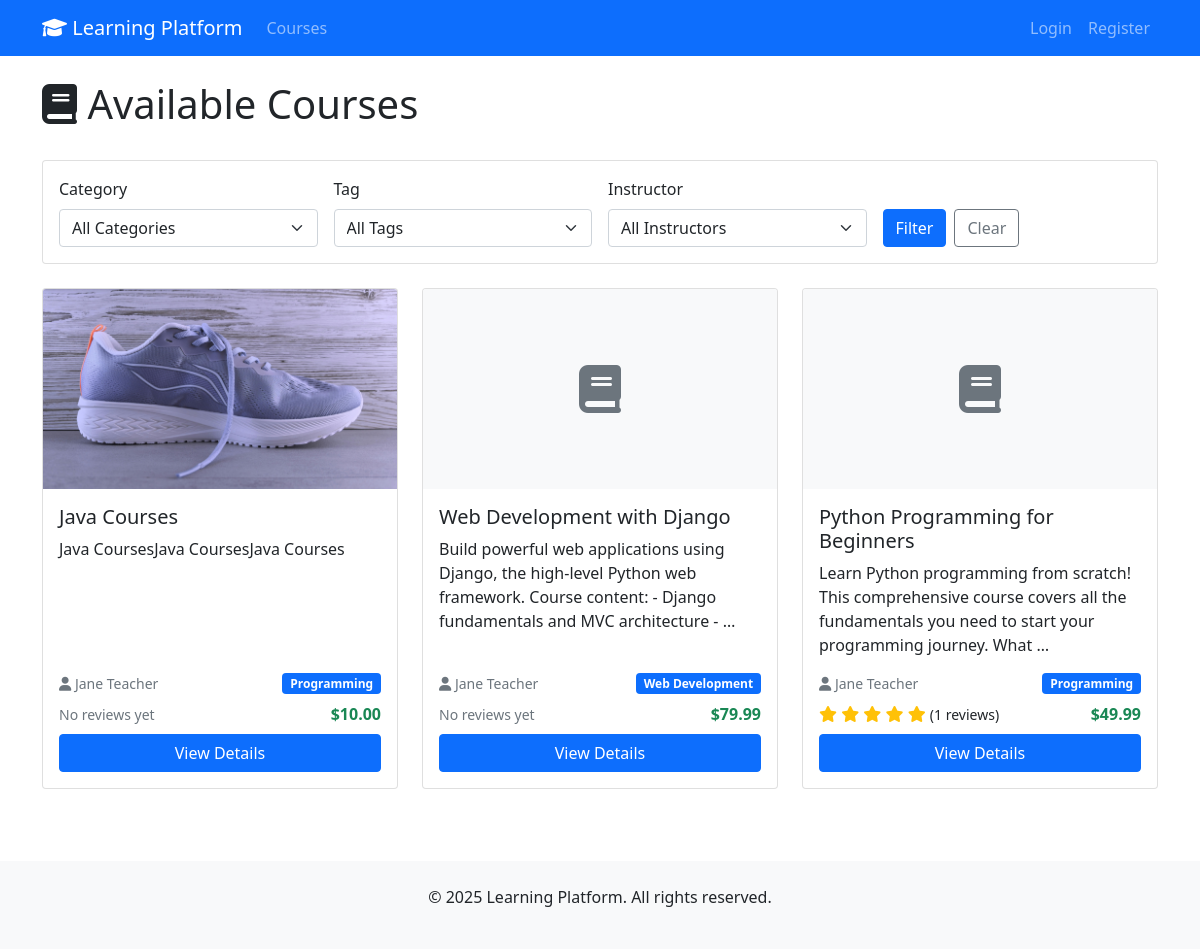
The page / on the database its author committed.
### courses/models.py (models this page shows, shortened)
class Course(models.Model):
    title = models.CharField(max_length=200)
    description = models.TextField()
    instructor = models.ForeignKey(
        Instructor, on_delete=models.CASCADE, related_name="courses"
    )
    category = models.ForeignKey(
        Category, on_delete=models.CASCADE, related_name="courses"
    )
    tags = models.ManyToManyField(Tag, blank=True, related_name="courses")
    price = models.DecimalField(max_digits=10, decimal_places=2, default=0.00)
    image = models.ImageField(upload_to="course_images/", blank=True, null=True)
    published = models.BooleanField(default=False)
    created_date = models.DateTimeField(auto_now_add=True)
    updated_date = models.DateTimeField(auto_now=True)
    class Meta:
        ordering = ["-created_date"]
    @property
    def average_rating(self):
        reviews = self.reviews.all()
        if reviews:
            return sum([review.rating for review in reviews]) / len(reviews)
        return 0

class Instructor(models.Model):
    user = models.OneToOneField(
        User, on_delete=models.CASCADE, related_name="instructor_profile"
    )
    bio = models.TextField(blank=True)
    expertise = models.CharField(max_length=200, blank=True)
    years_experience = models.PositiveIntegerField(default=0)

class User(AbstractUser):
    ROLE_CHOICES = [
        ("student", "Student"),
        ("instructor", "Instructor"),
        ("employee", "Employee"),
    ]
    role = models.CharField(max_length=20, choices=ROLE_CHOICES, default="student")

class Category(models.Model):
    name = models.CharField(max_length=100, unique=True)
    description = models.TextField(blank=True)
    class Meta:
        verbose_name_plural = "Categories"

### courses/views.py (the view)
# urls.py: path('', views.course_list, name='home'),
def course_list(request):
    courses = Course.objects.filter(published=True).select_related(
        "instructor__user", "category"
    )
    categories = Category.objects.all()
    tags = Tag.objects.all()
    instructors = Instructor.objects.all()
    category_filter = request.GET.get("category")
    tag_filter = request.GET.get("tag")
    instructor_filter = request.GET.get("instructor")
    if category_filter:
        courses = courses.filter(category_id=category_filter)
    if tag_filter:
        courses = courses.filter(tags__id=tag_filter)
    if instructor_filter:
        courses = courses.filter(instructor_id=instructor_filter)
    context = {
        "courses": courses,
        "categories": categories,
        "tags": tags,
        "instructors": instructors,
        "selected_category": category_filter,
        "selected_tag": tag_filter,
        "selected_instructor": instructor_filter,
    }
    return render(request, "courses/course_list.html", context)

### templates/courses/course_list.html (shortened to what this page needs)
{% extends 'base.html' %}
{% block content %}
<div class="d-flex justify-content-between align-items-center mb-4">
    <h1><i class="fas fa-book"></i> Available Courses</h1>
</div>
<div class="card mb-4">
    <div class="card-body">
        <form method="get" class="row g-3">
            <div class="col-md-3">
                <label for="category" class="form-label">Category</label>
                <select name="category" id="category" class="form-select">
                    <option value="">All Categories</option>
                </select>
            </div>
            <div class="col-md-3">
                <label for="tag" class="form-label">Tag</label>
                <select name="tag" id="tag" class="form-select">
                    <option value="">All Tags</option>
                </select>
            </div>
            <div class="col-md-3">
                <label for="instructor" class="form-label">Instructor</label>
                <select name="instructor" id="instructor" class="form-select">
                    <option value="">All Instructors</option>
                </select>
            </div>
            <div class="col-md-3 d-flex align-items-end">
                <button type="submit" class="btn btn-primary me-2">Filter</button>
                <a href="{% url 'course_list' %}" class="btn btn-outline-secondary">Clear</a>
            </div>
        </form>
    </div>
</div>
<div class="row">
    {% for course in courses %}
        <div class="col-md-4 mb-4">
            <div class="card h-100">
                {% if course.image %}
                    <img src="{{ course.image.url }}" class="card-img-top" alt="{{ course.title }}" style="height: 200px; object-fit: cover;">
                {% else %}
                    <div class="card-img-top bg-light d-flex align-items-center justify-content-center" style="height: 200px;">
                        <i class="fas fa-book fa-3x text-muted"></i>
                    </div>
                {% endif %}
                <div class="card-body d-flex flex-column">
                    <h5 class="card-title">{{ course.title }}</h5>
                    <p class="card-text">{{ course.description|truncatewords:20 }}</p>
                    <div class="mt-auto">
                        <div class="d-flex justify-content-between align-items-center mb-2">
                            <small class="text-muted">
                                <i class="fas fa-user"></i> {{ course.instructor.user.get_full_name|default:course.instructor.user.username }}
                            </small>
                            <span class="badge bg-primary">{{ course.category.name }}</span>
                        </div>
                        <div class="d-flex justify-content-between align-items-center mb-2">
                            <div>
                                {% if course.average_rating > 0 %}
                                    <span class="text-warning">
                                        {% for i in "12345" %}
                                            {% if forloop.counter <= course.average_rating %}
                                                <i class="fas fa-star"></i>
                                            {% else %}
                                                <i class="far fa-star"></i>
                                            {% endif %}
                                        {% endfor %}
                                    </span>
                                    <small>({{ course.reviews.count }} reviews)</small>
                                {% else %}
                                    <small class="text-muted">No reviews yet</small>
                                {% endif %}
                            </div>
                            <strong class="text-success">${{ course.price }}</strong>
                        </div>
                        <a href="{% url 'course_detail' course.pk %}" class="btn btn-primary w-100">View Details</a>
                    </div>
                </div>
            </div>
        </div>
    {% empty %}
        <div class="col-12">
            <div class="alert alert-info text-center">
                <i class="fas fa-info-circle"></i> No courses found matching your criteria.
            </div>
        </div>
    {% endfor %}
</div>
{% endblock %}

### templates/base.html (shortened to what this page needs)
<!DOCTYPE html>
<html lang="en">
  <head>
    <link
      href="https://cdn.jsdelivr.net/npm/bootstrap@5.1.3/dist/css/bootstrap.min.css"
      rel="stylesheet"
    />
    <link
      href="https://cdnjs.cloudflare.com/ajax/libs/font-awesome/6.0.0/css/all.min.css"
      rel="stylesheet"
    />
  </head>
  <body>
    <nav class="navbar navbar-expand-lg navbar-dark bg-primary">
      <div class="container">
        <a class="navbar-brand" href="{% url 'home' %}">
          <i class="fas fa-graduation-cap"></i> Learning Platform
        </a>
        <div class="collapse navbar-collapse" id="navbarNav">
          <ul class="navbar-nav me-auto">
            <li class="nav-item">
              <a class="nav-link" href="{% url 'course_list' %}">Courses</a>
            </li>
          </ul>
          <ul class="navbar-nav">
            {% if user.is_authenticated %}
            <li class="nav-item dropdown">
              <a
                class="nav-link dropdown-toggle"
                href="#"
                id="navbarDropdown"
                role="button"
                data-bs-toggle="dropdown"
              >
                <i class="fas fa-user"></i> {{ user.username }}
              </a>
              <ul class="dropdown-menu">
                <li>
                  <form
                    method="POST"
                    action="{% url 'logout' %}"
                    style="display: inline"
                  >
                    {% csrf_token %}
                    <button
                      type="submit"
                      class="dropdown-item"
                      style="
                        border: none;
                        background: none;
                        padding: 0;
                        width: 100%;
                        text-align: left;
                      "
                    >
                      Logout
                    </button>
                  </form>
                </li>
              </ul>
            </li>
            {% else %}
            <li class="nav-item">
              <a class="nav-link" href="{% url 'login' %}">Login</a>
            </li>
            <li class="nav-item">
              <a class="nav-link" href="{% url 'register' %}">Register</a>
            </li>
            {% endif %}
          </ul>
        </div>
      </div>
    </nav>
    <main class="container mt-4">
       {% block content %} {% endblock %}
    </main>
    <footer class="bg-light mt-5 py-4">
      <div class="container text-center">
        <p>&copy; 2025 Learning Platform. All rights reserved.</p>
      </div>
    </footer>
  </body>
</html>

### rows shown on the page
Course: image (picture), title "Java Courses", description "Java CoursesJava CoursesJava Courses", instructor.user.get_full_name "Jane Teacher", category.name "Programming", shows "No reviews yet", price "10.00"
Course: title "Web Development with Django", description "Build powerful web applications using Django, the high-level Python web framework. Course content: - Django fundamentals and MVC architecture - …", instructor.user.get_full_name "Jane Teacher", category.name "Web Development", shows "No reviews yet", price "79.99"
Course: title "Python Programming for Beginners", description "Learn Python programming from scratch! This comprehensive course covers all the fundamentals you need to start your programming journey. What …", instructor.user.get_full_name "Jane Teacher", category.name "Programming", reviews.count "1", price "49.99"
